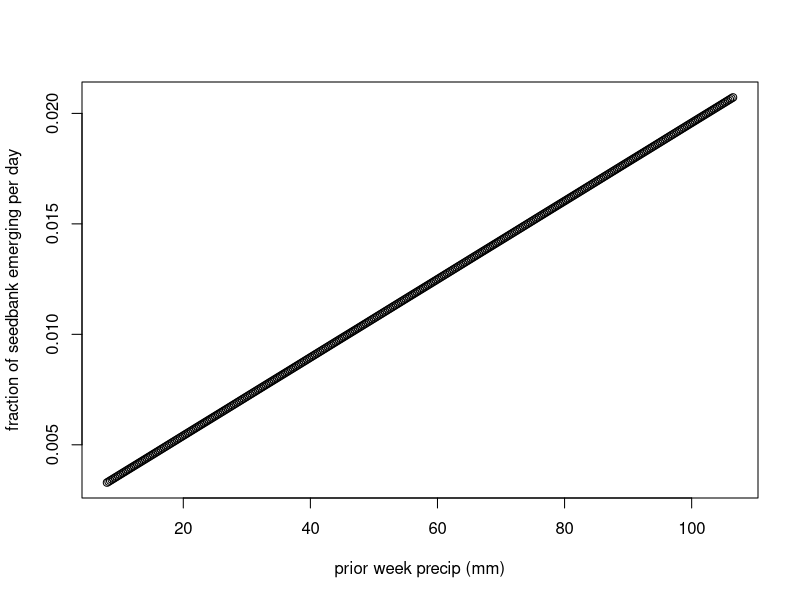

R code for this plot:
########## EMERGENCE ##############

#CREATING THE EMERGENCE FUNCTION

#range of emergence into seedling pool is 0-2.8 individuals per square meter per month, source(Metz et al. 2008, Fig 3)
#assume each seedling is 2.5 g C when it enters the seedling pool
#this means that there is a range of 0-7 g of carbon per square meter per month entering the seedling pool.
#The average seedbank size in the toy model for a mature cohort is 11 g C per square meter
#Therefore, we can estimate the fraction of carbon leaving the seedbank each month as 0 - 0.63
#I will force the model to emerge at least 0.1 of the seedbank each month
#thus the range is 0.1-0.63 percent of the seedbank each month

#the range of monthly precipitation seen across these sites is 32 to 426 mm
rain <- seq(32,426,by = 1)

rain <- rain/4 #converting to weekly rainfall (mm)

frac_emerg_data <- seq(0.1,0.63, length = length(rain)) #spectrum of possible monthly emergence rates according to Metz's 2008  paper.
frac_emerg_data <- frac_emerg_data/30.4 #fraction emerging each day

plot(rain, frac_emerg_data, xlab = "prior week precip (mm)", ylab = "fraction of seedbank emerging per day")

frac_emerg_lm <- lm(frac_emerg_data~rain)

#EMERGENCE FUNCTION#
#input: the sum of the prior week's precipitation

P1emerg <- round(coefficients(frac_emerg_lm)[2], digits = 4)
P2emerg <- round(coefficients(frac_emerg_lm)[1], digits = 3)


#P1emerg <- coefficients(frac_emerg_lm)[2]
#P2emerg <- coefficients(frac_emerg_lm)[1]

frac_emerg_func <- function(rain, P1emerg.x = P1emerg, P2emerg.x = P1emerg){
  frac_emerg <- (P1emerg.x)*rain + P2emerg.x
  return(frac_emerg)
}

frac_emerg_func(60)
#END EMERGENCE FUNCTION



debug(frac_emerg_func)










